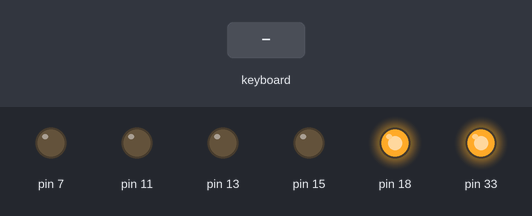
The program below on a simulated Raspberry Pi (header pin numbers). On the bench: output pins drawn as LEDs (lit = HIGH). The test bench sets the inputs (shaded band). At 7.3 s the program stops and its outputs stay as they are.

Above: at 1.2 s.
1.3 s: key up typed on the keyboard
At 1.9 s:
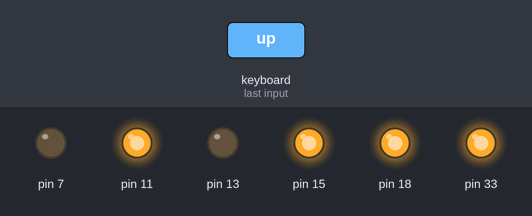
2.8 s: key down typed on the keyboard
At 4.0 s:
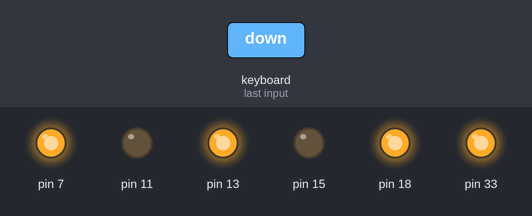
4.3 s: key right typed on the keyboard
At 5.4 s:
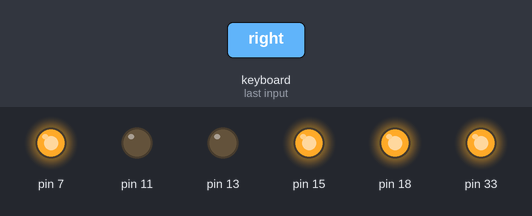
5.8 s: key left typed on the keyboard
At 6.5 s:
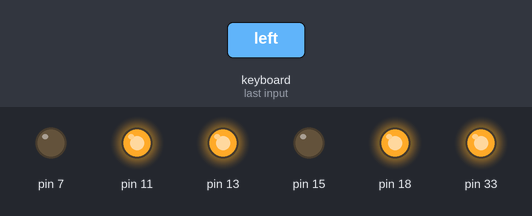
7.3 s: key "q" typed on the keyboard
At 7.6 s:
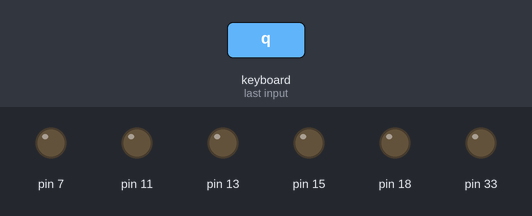
Timing chart, 0 to 8.8 s (numbered marks = the images above; inputs shaded):
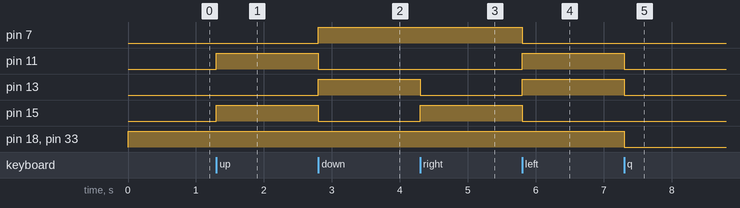

Measured:
- after the input at 1.3 s, pin 11, pin 15: LOW → HIGH at once
- after the input at 2.8 s, pin 7, pin 13: LOW → HIGH at once; pin 11, pin 15: HIGH → LOW at once
- after the input at 4.3 s, pin 13: HIGH → LOW at once; pin 15: LOW → HIGH at once
- after the input at 5.8 s, pin 7, pin 15: HIGH → LOW at once; pin 11, pin 13: LOW → HIGH at once
- after the input at 7.3 s, pin 11, pin 13, pin 18, pin 33: HIGH → LOW at once

The program:

keys_control.py
```python
# import curses and GPIO
import curses
import RPi.GPIO as GPIO

#set GPIO numbering mode and define output pins
GPIO.setmode(GPIO.BOARD)
GPIO.setup(7,GPIO.OUT)
GPIO.setup(11,GPIO.OUT)
GPIO.setup(13,GPIO.OUT)
GPIO.setup(15,GPIO.OUT)

GPIO.setup(18,GPIO.OUT)
GPIO.output(18,True)

GPIO.setup(33,GPIO.OUT)
GPIO.output(33,True)

# Get the curses window, turn off echoing of keyboard to screen, turn on
# instant (no waiting) key response, and use special values for cursor keys
screen = curses.initscr()
curses.noecho()
curses.cbreak()
screen.keypad(True)

try:
        while True:
            char = screen.getch()
            if char == ord('q'):
                break
            elif char == curses.KEY_UP:
                GPIO.output(7,False)
                GPIO.output(11,True)
                GPIO.output(13,False)
                GPIO.output(15,True)
            elif char == curses.KEY_DOWN:
                GPIO.output(7,True)
                GPIO.output(11,False)
                GPIO.output(13,True)
                GPIO.output(15,False)
            elif char == curses.KEY_RIGHT:
                GPIO.output(7,True)
                GPIO.output(11,False)
                GPIO.output(13,False)
                GPIO.output(15,True)
            elif char == curses.KEY_LEFT:
                GPIO.output(7,False)
                GPIO.output(11,True)
                GPIO.output(13,True)
                GPIO.output(15,False)
            elif char == 10:
                GPIO.output(7,False)
                GPIO.output(11,False)
                GPIO.output(13,False)
                GPIO.output(15,False)

finally:
    #Close down curses properly, inc turn echo back on!
    curses.nocbreak(); screen.keypad(0); curses.echo()
    curses.endwin()
    GPIO.cleanup()
```
